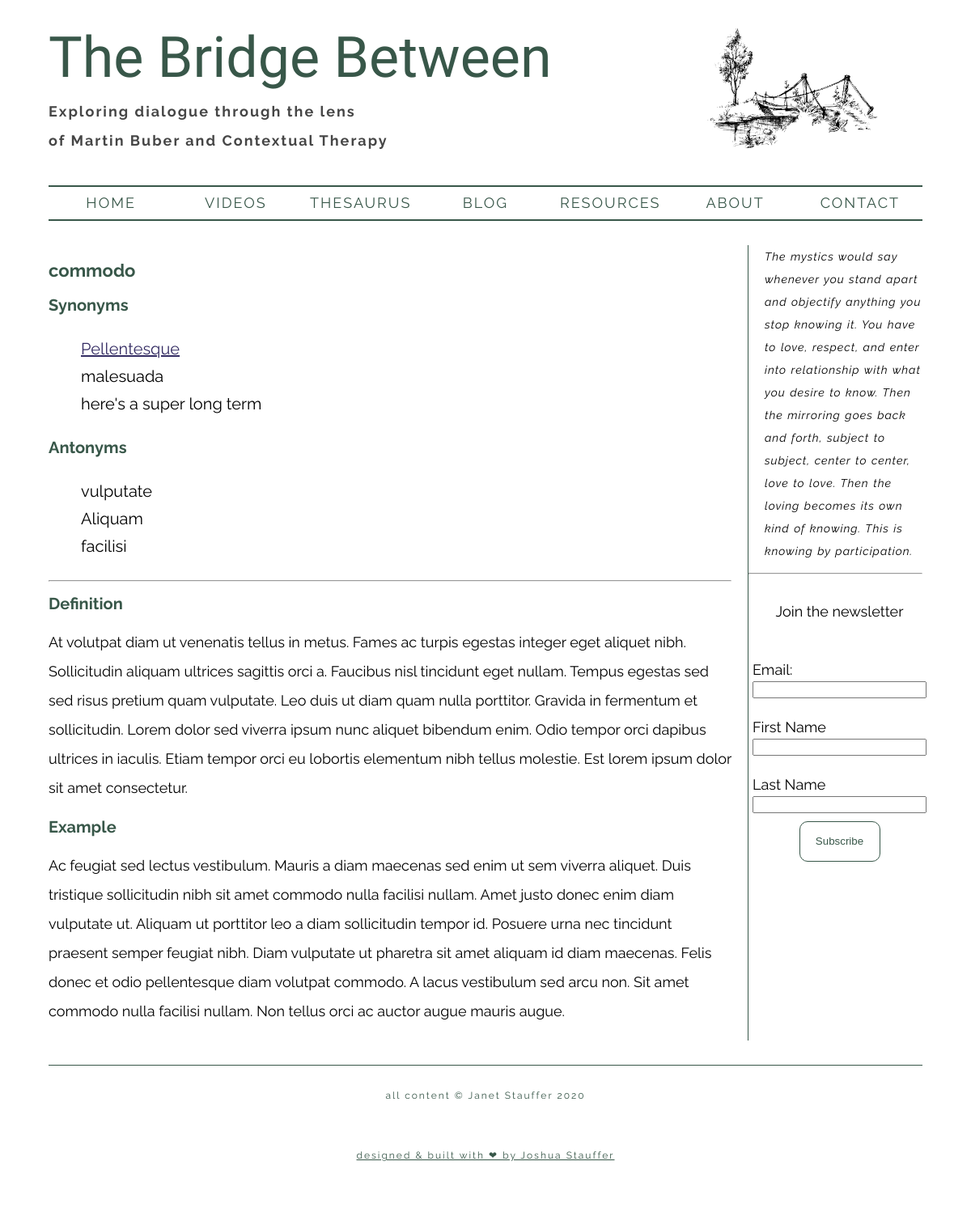
Screenshot of /alt-thesaurus-6 with the database file from the repository.
### app/models.py (models this page shows, shortened)
class Node(db.Model):
    __tablename__ = 'nodes'
    id = db.Column(db.Integer, primary_key=True)
    title = db.Column(db.String(32), nullable=True, default='')
    definition = db.Column(db.Text(), nullable=True, default='')
    example = db.Column(db.Text(), nullable=True, default='')
    published = db.Column(db.Boolean, default=False)
    order = db.Column(db.Integer)
    _synonyms = db.Column(db.Text(), nullable=True)
    _antonyms = db.Column(db.Text(), nullable=True)
    @property
    def synonyms(self):
        if self._synonyms:
            return self._synonyms.split(',')
        return []
    @property
    def antonyms(self):
        if self._antonyms:
            return self._antonyms.split(',')
        return []
    @classmethod
    def get_alt_term(cls, id):
        if not id:
            nodes = cls.query \
                .filter_by(published=True) \
                .order_by(cls.order) \
                .all()
            node = nodes[0]
        else:
            node = cls.query.filter_by(id=id).first_or_404()
        all_nodes = cls.query.filter_by(published=True).all()
        node_dict = {n.title: n.id for n in all_nodes}
        return {
            'id': node.id,
            'title': node.title,
            'text': node.text,
            'example': node.example,
            'published': node.published,
            'synonyms': [(n, node_dict.get(n, None)) for n in node.synonyms],
            'antonyms': [(n, node_dict.get(n, None)) for n in node.antonyms]
        }
    @property
    def text(self):
        return self.definition

### app/main.py (the view)
@bp.route('/alt-thesaurus-<id>')
def alt_thesaurus_by_id(id):
    term = Node.get_alt_term(id)
    print(f'got term, it is ', term)
    return render_template('alt_thesaurus.html', term=term)

### app/templates/alt_thesaurus.html
{% extends 'base.html' %}
{% block body %}
  <main>
    <h2 class="main-header">{{ term['title'] }}</h2>
    <h3 class="item-header">Synonyms</h3>
    <ul class="alt-thesaurus-list">
    {% for word in term['synonyms'] %}
      {% if word[1] %}
        <li><a class="item-link" href="{{ url_for('main.alt_thesaurus_by_id', id=word[1]) }}">{{ word[0] }}</a></li>
      {% else %}
        <li>{{ word[0] }}</li>
      {% endif %}
    {% endfor %}
    </ul>
    <h3 class="item-header">Antonyms</h3>
    <ul class="alt-thesaurus-list">
    {% for word in term['antonyms'] %}
      {% if word[1] %}
        <li><a class="item-link" href="{{ url_for('main.alt_thesaurus_by_id', id=word[1]) }}">{{ word[0] }}</a></li>
      {% else %}
        <li>{{ word[0] }}</li>
      {% endif %}
    {% endfor %}
    </ul>
    <hr>
    <h3 class="item-header">Definition</h3>
    <p class="item-text" >{{ term['text'] }}</p>
    <h3 class="item-header">Example</h3>
    <p class="item-text">{{ term['example'] }}</p>
  </main>
{% endblock %}

### app/static/styles.css (style rules this page uses)
html { font-size: 10px; font-family: "Raleway", sans-serif; }
h1, h3 { font-family: "Raleway", sans-serif; color: #385749ff; }
p, blockquote, a { font-family: "Raleway", sans-serif; }
h2 { font-family: "Raleway", sans-serif; }
h3 { font-size: 2rem; margin: 0; }
p, a { font-size: 1.5rem; }
@media screen and (min-width: 887px) { p, a { font-size: 1.8rem; } }
p { line-height: 2em; }
main .main-header { font-family: "Raleway", sans-serif; color: #385749ff; font-size: 2.2rem; }
@media screen and (min-width: 887px) { main { font-size: 3rem; } }
main .item-text { font-family: "Raleway", sans-serif; }
main .item-link { color: #342c63ff; }
body { width: 90%; max-width: 1200px; padding: 2.5%; background-color: #ffffffff; margin: 0 auto 0 auto; }
main { -ms-grid-row: 3; -ms-grid-column: 1; grid-area: main; }
main { height: auto; margin-right: 20px; min-height: 55vh; }
main .alt-thesaurus-list li { list-style: none; font-size: 2rem; margin-bottom: 10px; }
main .alt-thesaurus-list li a { font-size: 2rem; }

### rows the page displays
Node: title "commodo", text "At volutpat diam ut venenatis tellus in metus. Fames ac turpis egestas integer eget aliquet nibh. Sollicitudin aliquam ultrices sagittis orci a. Faucibus nisl tincidunt eget nullam. Tempus egestas sed sed risus pretium quam vulputate. Leo duis ut diam quam nulla porttitor. Gravida in fermentum et sollicitudin. Lorem dolor sed viverra ipsum nunc aliquet bibendum enim. Odio tempor orci dapibus ultrices in iaculis. Etiam tempor orci eu lobortis elementum nibh tellus molestie. Est lorem ipsum dolor sit amet consectetur.", example "Ac feugiat sed lectus vestibulum. Mauris a diam maecenas sed enim ut sem viverra aliquet. Duis tristique sollicitudin nibh sit amet commodo nulla facilisi nullam. Amet justo donec enim diam vulputate ut. Aliquam ut porttitor leo a diam sollicitudin tempor id. Posuere urna nec tincidunt praesent semper feugiat nibh. Diam vulputate ut pharetra sit amet aliquam id diam maecenas. Felis donec et odio pellentesque diam volutpat commodo. A lacus vestibulum sed arcu non. Sit amet commodo nulla facilisi nullam. Non tellus orci ac auctor augue mauris augue."

### other values shown
{{ word[0] }} "Pellentesque"
{{ word[0] }} "malesuada" "here's a super long term"
{{ word[0] }} "vulputate" "Aliquam" "facilisi"
